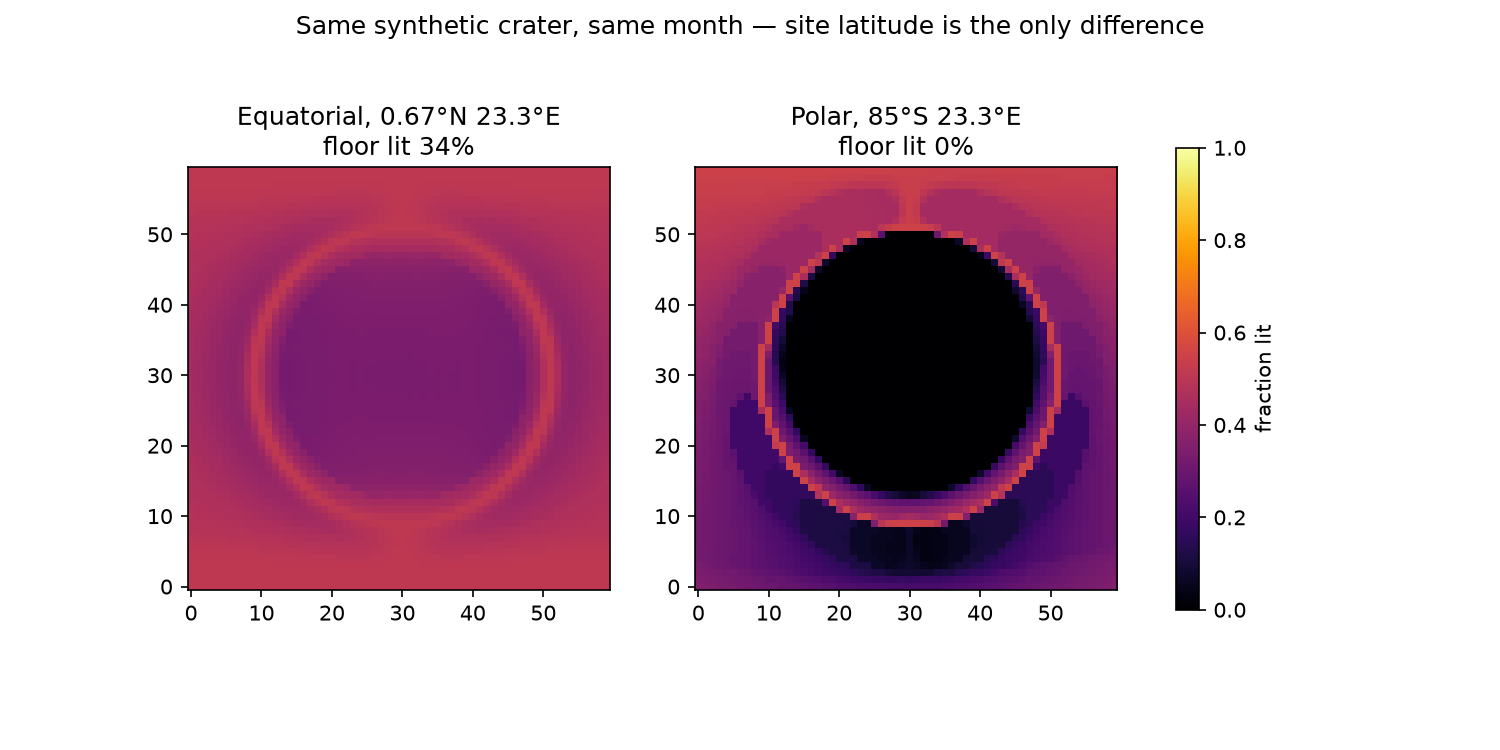

Recreate this plot in Python.
import sys

import matplotlib.pyplot as plt
import numpy as np

from heightmap import synthetic_crater, illumination_map

eq_path = sys.argv[1] if len(sys.argv) > 1 else "ephemeris.csv"
polar_path = sys.argv[2] if len(sys.argv) > 2 else "ephemeris_polar.csv"

heightmap = synthetic_crater()
N = heightmap.shape[0]
cy = cx = N // 2

fig, axes = plt.subplots(1, 2, figsize=(10, 5))
titles = ["Equatorial, 0.67°N 23.3°E", "Polar, 85°S 23.3°E"]

for ax, csv_path, title in zip(axes, [eq_path, polar_path], titles):
    data = np.genfromtxt(csv_path, delimiter=',', names=True, dtype=None, encoding=None)
    az = np.radians(data["sun_az"])
    el = data["sun_el"]
    lit = illumination_map(heightmap, az, el)
    im = ax.imshow(lit, cmap="inferno", origin="lower", vmin=0, vmax=1)
    ax.set_title(f"{title}\nfloor lit {lit[cy, cx] * 100:.0f}%")

fig.colorbar(im, ax=axes, label="fraction lit", shrink=0.8)
fig.suptitle("Same synthetic crater, same month — site latitude is the only difference")

plt.savefig("illumination_compare.png", dpi=150)
plt.show()
